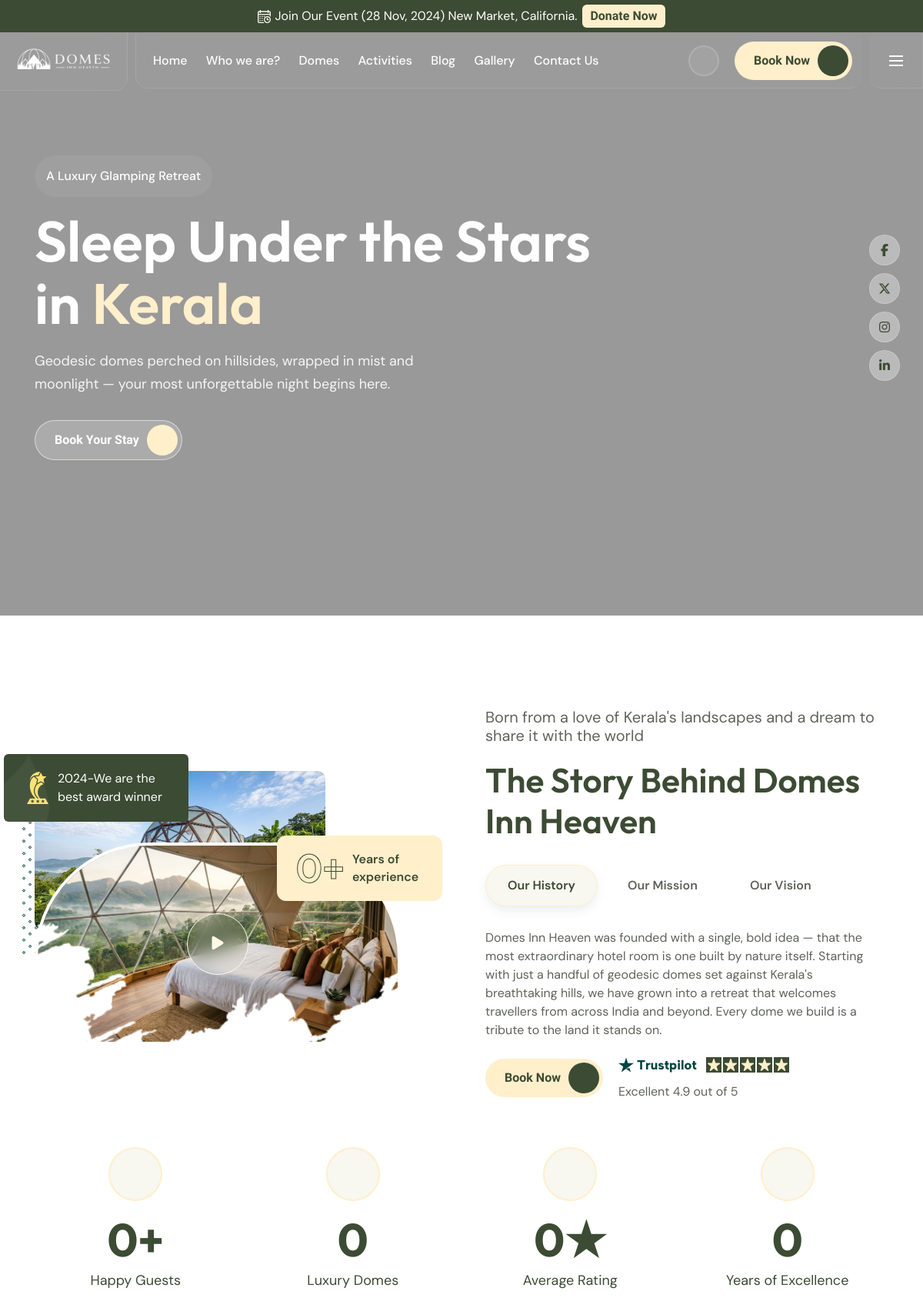
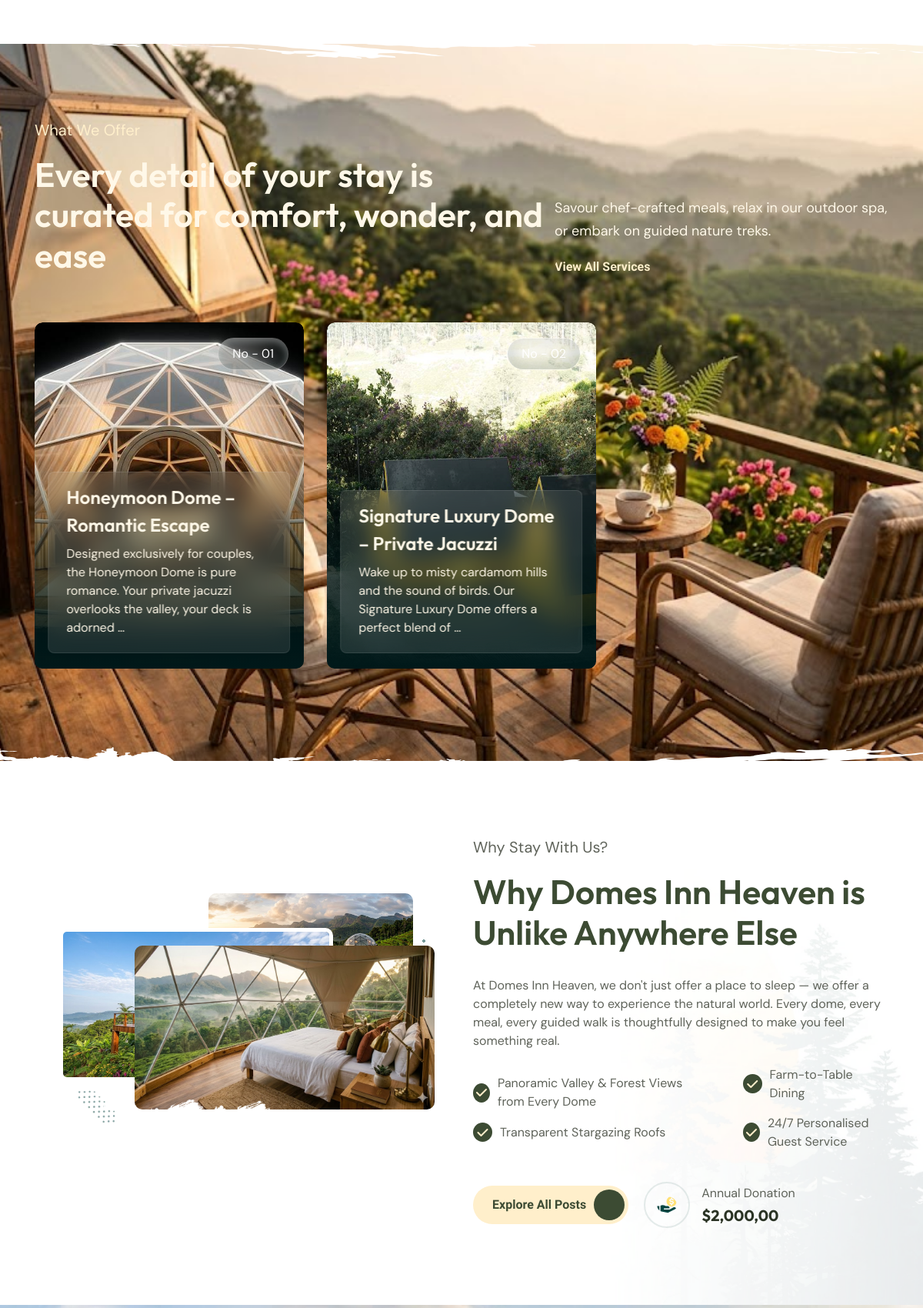
The page / (upper part) on the database its author committed (2 pictures, top to bottom).
### domesinnheaven_app/models.py (models this page shows, shortened)
class OptimizedImageModel(models.Model):
    image_fields = []
    class Meta:
        abstract = True

class CampingPackage(OptimizedImageModel):
    image_fields = ["main_image"]
    name = models.CharField(max_length=200)
    slug = models.SlugField(unique=True, blank=True)
    description = models.TextField()
    main_image = models.ImageField(upload_to="camping/")
    check_in = models.CharField(max_length=20)
    check_out = models.CharField(max_length=20)
    normal_price = models.DecimalField(max_digits=10, decimal_places=2, null=True, blank=True)
    special_price = models.DecimalField(max_digits=10, decimal_places=2, null=True, blank=True)
    package_items = models.TextField()
    facilities = models.TextField()
    created_at = models.DateTimeField(auto_now_add=True)
    class Meta:
        verbose_name_plural = "Camping Packages"

### domesinnheaven_app/views.py (the view)
# urls.py: path('', views.home, name='home'),
def home(request):
    testimonials = Testimonial.objects.all().order_by("-created_at")[:5]
    camping_packages = CampingPackage.objects.all().order_by("-created_at")[:6]
    activities = Activity.objects.all().order_by("-created_at")[:6]
    blogs = Blog.objects.all().order_by("-created_at")[:3]
    return render(request, 'frontend/index.html', {
        'testimonials': testimonials,
        'camping_packages': camping_packages,
        'activities': activities,
        'blogs': blogs
    })

### domesinnheaven_app/context_processors.py (called while the page is built)
def _star_parts(rating: float) -> list[str]:
    rating = max(0.0, min(5.0, float(rating)))
    full = int(rating)
    remainder = rating - full
    half = 1 if remainder >= 0.25 and remainder < 0.75 else 0
    if remainder >= 0.75:
        full = min(5, full + 1)
    empty = max(0, 5 - full - half)
    return (["full"] * full) + (["half"] * half) + (["empty"] * empty)

def google_reviews(request) -> dict[str, Any]:
    rating = getattr(settings, "GOOGLE_REVIEW_RATING", 0.0)
    count = getattr(settings, "GOOGLE_REVIEW_COUNT", 0)
    url = getattr(settings, "GOOGLE_REVIEW_URL", "")
    return {
        "google_review_rating": rating,
        "google_review_count": count,
        "google_review_url": url,
        "google_review_stars": _star_parts(rating),
    }

def footer_packages(request) -> dict[str, Any]:
    packages = CampingPackage.objects.only("name", "slug").order_by("-created_at")[:5]
    return {"footer_packages": packages}

def admin_unread_contacts(request) -> dict[str, Any]:
    unread_contacts = 0
    unread_bookings = 0
    if request.user.is_authenticated and request.user.is_staff:
        unread_contacts = ContactMessage.objects.filter(is_read=False).count()
        unread_bookings = Booking.objects.filter(is_read=False).count()
    return {
        "admin_unread_contact_count": unread_contacts,
        "admin_unread_booking_count": unread_bookings,
        "admin_unread_enquiries_total": unread_contacts + unread_bookings
    }

### templates/frontend/index.html (shortened to what this page needs)
{% extends "frontend/base.html" %}
{% load static %}
{% block content %}
<main>
    <section class="hero-slider-active-1 hero-video-section" style="position: relative; overflow: hidden; height: 100vh; min-height: 700px; display: flex; align-items: center;">
        <video autoplay muted loop playsinline id="hero-video" style="position: absolute; top: 50%; left: 50%; min-width: 100%; min-height: 100%; width: auto; height: auto; z-index: -2; transform: translate(-50%, -50%); object-fit: cover;">
            <source src="{% static 'assets/img/new/video.mp4' %}" type="video/mp4">
        </video>
        <div class="overlay" style="position: absolute; top: 0; left: 0; width: 100%; height: 100%; background: rgba(0,0,0,0.4); z-index: -1;"></div>
        <div class="container" style="position: relative; z-index: 1;">
            <div class="row">
                <div class="col-xl-12">
                    <div class="hero-content-1">
                        <div class="subtitle animate__animated animate__fadeInUp" style="animation-delay: 0.3s;">
                            <span style="color: white;">A Luxury Glamping Retreat</span>
                        </div>
                        <div class="title animate__animated animate__fadeInUp" style="animation-delay: 0.5s;">
                            <h1 style="color: white;">
                                Sleep Under the Stars in <span>Kerala</span>
                            </h1>
                        </div>
                        <div class="text animate__animated animate__fadeInUp" style="animation-delay: 0.7s;">
                            <p style="color: rgba(255,255,255,0.9);">
                                Geodesic domes perched on hillsides, wrapped in mist and moonlight — your most unforgettable night begins here.
                            </p>
                        </div>
                        <div class="join-us animate__animated animate__fadeInUp" style="animation-delay: 0.9s;">
                            <a href="{% url 'booking' %}" class="e-primary-btn has-icon">
                                Book Your Stay
                                <span class="icon-wrap"><span class="icon"><i class="fa-regular fa-arrow-right"></i></span></span>
                            </a>
                        </div>
                    </div>
                </div>
            </div>
        </div>
        <div class="hero-slider-social">
            <div class="social-links">
                <a href="https://facebook.com"><i class="fab fa-facebook-f"></i></a>
                <a href="https://twitter.com"><i class="fab fa-x-twitter"></i></a>
                <a href="https://www.instagram.com"><i class="fab fa-instagram"></i></a>
                <a href="https://linkedin.com"><i class="fab fa-linkedin-in"></i></a>
            </div>
        </div>
    </section>
	<section class="about-us-section m-t-120 m-t-md-100 m-t-xs-40">
		<div class="container">
			<div class="row align-items-center">
				<div class="col-xl-6">
					<div class="shape-wrapped-thumb-1" data-aos="fade-up" data-aos-duration="1000" data-aos-delay="200">
						<img src="{% static 'assets/img/new/4.jpeg' %}" alt="thumb"/>
						<div class="experience-shape-2">
							<h3>
								<span class="purecounter" data-purecounter-duration="2" data-purecounter-end="29">0</span>+
							</h3>
							<p>Years of experience</p>
						</div>
						<div class="award-shape" style="background-image: url('{% static "assets/img/shapes/shape-18.webp" %}')">
							<img src="{% static 'assets/img/icons/icon-6.svg' %}" alt="icon"/>
							<p>2024-We are the best award winner</p>
						</div>
						<div class="box-shape">
							<img src="{% static 'assets/img/shapes/shape-14.webp' %}" alt="box-shape"/>
						</div>
						<div class="positioned-shape">
							<div class="shape-wrapped-thumb-2">
								<div class="video-thumb">
									<img src="{% static 'assets/img/new/5.jpeg' %}" alt="thumb"/>
									<a href="https://www.youtube.com/watch?v=fLeJJPxua3E&amp;ab_channel=Motiversity" data-fancybox="" class="video-play-btn">
										<i class="fa-solid fa-play"></i>
									</a>
								</div>
								<div class="vector-shape">
									<img src="{% static 'assets/img/shapes/shape-19.webp' %}" alt="vector-shape"/>
								</div>
							</div>
						</div>
					</div>
				</div>
				<div class="col-xl-6">
					<div class="about-us-content px-xxl-5 px-3" data-aos="fade-up" data-aos-duration="1000" data-aos-delay="400">
						<div class="common-subtitle">
							<span>Born from a love of Kerala's landscapes and a dream to share it with the world</span>
						</div>
						<div class="common-title text-start">
							<h2>The Story Behind Domes Inn Heaven</h2>
						</div>
						<div class="c-tabs-wrapper">
							<ul class="nav nav-tabs" id="myTab" role="tablist">
								<li class="nav-item" role="presentation">
									<button class="nav-link active" id="c-tab-1" data-bs-toggle="tab" data-bs-target="#c-tab-1-pane" type="button" role="tab" aria-controls="c-tab-1-pane" aria-selected="true">
										Our History
									</button>
								</li>
								<li class="nav-item" role="presentation">
									<button class="nav-link" id="c-tab-2" data-bs-toggle="tab" data-bs-target="#c-tab-2-pane" type="button" role="tab" aria-controls="c-tab-2-pane" aria-selected="false">
										Our Mission
									</button>
								</li>
								<li class="nav-item" role="presentation">
									<button class="nav-link" id="c-tab-3" data-bs-toggle="tab" data-bs-target="#c-tab-3-pane" type="button" role="tab" aria-controls="c-tab-3-pane" aria-selected="false">
										Our Vision
									</button>
								</li>
							</ul>
							<div class="tab-content" id="myTabContent">
								<div class="tab-pane fade show active" id="c-tab-1-pane" role="tabpanel" aria-labelledby="c-tab-1" tabindex="0">
									<div class="text">
										<p>
											Domes Inn Heaven was founded with a single, bold idea — that the most extraordinary hotel room is one built by nature itself. Starting with just a handful of geodesic domes set against Kerala's breathtaking hills, we have grown into a retreat that welcomes travellers from across India and beyond. Every dome we build is a tribute to the land it stands on.
										</p>
									</div>
								</div>
							</div>
						</div>
						<div class="annual-donation-wrap">
							<a href="{% url 'booking' %}" class="e-primary-btn has-icon">
								Book Now
								<span class="icon-wrap"><span class="icon"><i class="fa-regular fa-arrow-right"></i></span></span>
							</a>
							<div class="rating-wrap">
								<div class="star-rating">
									<img src="{% static 'assets/img/logo/logo-8.svg' %}" alt="logo"/>
									<div class="stars">
										<i class="fa-solid fa-star-sharp"></i>
										<i class="fa-solid fa-star-sharp"></i>
										<i class="fa-solid fa-star-sharp"></i>
										<i class="fa-solid fa-star-sharp"></i>
										<i class="fa-solid fa-star-sharp"></i>
									</div>
								</div>
								<p>Excellent 4.9 out of 5</p>
							</div>
						</div>
					</div>
				</div>
			</div>
		</div>
	</section>
	<section class="company-achievements-section m-t-60 m-t-xs-40">
		<div class="container">
			<div class="company-achievements" data-aos="fade-up" data-aos-delay="200" data-aos-duration="1000">
				<div class="achievement">
					<i class="fa-light fa-users-medical"></i>
					<h2>
						<span class="purecounter" data-purecounter-duration="2" data-purecounter-end="500">0</span>+
					</h2>
					<p>Happy Guests</p>
				</div>
				<div class="achievement">
					<i class="fa-light fa-lightbulb-exclamation-on"></i>
					<h2>
						<span class="purecounter" data-purecounter-duration="2" data-purecounter-end="8">0</span>
					</h2>
					<p>Luxury Domes</p>
				</div>
				<div class="achievement">
					<i class="fa-light fa-thumbs-up"></i>
					<h2>
						<span class="purecounter" data-purecounter-duration="2" data-purecounter-end="4.9">0</span>★
					</h2>
					<p>Average Rating</p>
				</div>
				<div class="achievement">
					<i class="fa-light fa-chart-mixed"></i>
					<h2>
						<span class="purecounter" data-purecounter-duration="2" data-purecounter-end="3">0</span>
					</h2>
					<p>Years of Excellence</p>
				</div>
			</div>
		</div>
	</section>
	<section class="what-we-do-section m-t-80 m-t-xs-40 p-t-100 p-b-120 p-b-md-100 p-t-xs-40 p-b-xs-40" style="background-image: url('{% static "assets/img/new/7.jpeg" %}')">
		<div class="container">
			<div class="section-top-2">
				<div class="left">
					<div class="common-subtitle" data-aos="fade-up" data-aos-duration="1000" data-aos-delay="200">
						<span>What We Offer</span>
					</div>
					<div class="common-title text-start" data-aos="fade-up" data-aos-duration="1000" data-aos-delay="400">
						<h2>Every detail of your stay is curated for comfort, wonder, and ease</h2>
					</div>
				</div>
				<div class="right" data-aos="fade-up" data-aos-duration="1000" data-aos-delay="600">
					<p>
						Savour chef-crafted meals, relax in our outdoor spa, or embark on guided nature treks.
					</p>
					<a href="{% url 'services' %}" class="service-btn e-primary-btn has-icon">
						View All Services
						<span class="icon-wrap">
							<span class="icon"><i class="fa-regular fa-arrow-right"></i></span>
		                </span>
					</a>
				</div>
			</div>
			<div class="row row-gap-md-5 row-gap-4" data-aos="fade-up" data-aos-duration="1000" data-aos-delay="800">
				{% for package in camping_packages %}
				<div class="col-xl-4 col-md-6 col-sm-12">
					<div class="project-card">
						<div class="thumb">
							<a href="{% url 'package_details' package.slug %}">
								<img src="{{ package.main_image.url }}" alt="{{ package.name }}"/>
							</a>
							<div class="number">
								<a href="{% url 'package_details' package.slug %}">No - 0{{ forloop.counter }}</a>
							</div>
							<div class="content">
								<h5>{{ package.name }}</h5>
								<p>
									{{ package.description|truncatewords:20|safe }}
								</p>
							</div>
						</div>
					</div>
				</div>
				{% empty %}
				<div class="col-12 text-center">
					<p>No camping packages available at the moment.</p>
				</div>
				{% endfor %}
			</div>
		</div>
		<div class="shape-10">
			<img src="{% static 'assets/img/shapes/shape-10.webp' %}" alt="shape-10"/>
		</div>
		<div class="shape-11">
			<img src="{% static 'assets/img/shapes/shape-11.webp' %}" alt="shape-11"/>
		</div>
	</section>
	<section class="why-us-section p-t-100 p-b-100 p-t-xs-40 p-b-xs-40" style="background-image: url('{% static "assets/img/bg/why-us-bg.webp" %}')">
		<div class="container">
			<div class="row row-gap-5 align-items-center">
				<div class="col-xl-6">
					<div class="thumb px-xl-5 left" data-aos="fade-up" data-aos-delay="200" data-aos-duration="1000">
						<div class="thumb-1">
							<img alt="thumb-1" src="{% static 'assets/img/new/1.jpeg' %}">
							<div class="s-shape-1"><img alt="shape-1" src="{% static 'assets/img/shapes/shape-14.webp' %}"></div>
						</div>
						<div class="thumb-2"><img alt="thumb-2" src="{% static 'assets/img/new/4.jpeg' %}"></div>
						<div class="thumb-3">
							<div class="shape-wrapped-thumb">
								<img alt="thumb-3" src="{% static 'assets/img/new/5.jpeg' %}">
								<div class="s-shape-1"><img alt="shape-1" src="{% static 'assets/img/shapes/shape-13.webp' %}"></div>
								<div class="s-shape-2"><img alt="shape-2" src="{% static 'assets/img/shapes/shape-15.webp' %}"></div>
							</div>
						</div>
					</div>
				</div>
				<div class="col-xl-6">
					<div class="why-us-content" data-aos="fade-up" data-aos-delay="400" data-aos-duration="1000">
						<div class="common-subtitle">
							 <span>Why Stay With Us?</span>
						</div>
						<div class="common-title text-start">
							<h2>Why Domes Inn Heaven is Unlike Anywhere Else</h2>
						</div>
						<div class="text">
							<p>At Domes Inn Heaven, we don't just offer a place to sleep — we offer a completely new way to experience the natural world. Every dome, every meal, every guided walk is thoughtfully designed to make you feel something real.</p>
						</div>
						<div class="services">
							<div class="service-left">
								<div class="service">
									<i class="fa-solid fa-check"></i>
									<p>Panoramic Valley & Forest Views from Every Dome</p>
								</div>
								<div class="service">
									<i class="fa-solid fa-check"></i>
									<p>Transparent Stargazing Roofs</p>
								</div>
							</div>
							<div class="service-right">
								<div class="service">
									<i class="fa-solid fa-check"></i>
									<p>Farm-to-Table Dining</p>
								</div>
								<div class="service">
									<i class="fa-solid fa-check"></i>
									<p>24/7 Personalised Guest Service</p>
								</div>
							</div>
						</div>
						<div class="annual-donation-wrap">
							<a class="e-primary-btn has-icon" href="{% url 'activities' %}">Explore All Posts
								<span class="icon-wrap"><span class="icon"> <i class="fa-regular fa-arrow-right"></i></span></span></a>
							<div class="annual-donation">
								<img alt="icon-4" src="{% static 'assets/img/icons/icon-4.svg' %}">
								<div class="annual-text">
									<p>Annual Donation</p>
									<h5>$2,000,00</h5>
								</div>
							</div>
						</div>
					</div>
				</div>
			</div>
		</div>
	</section>
	<section class="our-camping-section overflow-x-clip p-t-60 p-b-60 p-t-xs-40 p-b-xs-40" style="background-image: url('{% static "assets/img/new/11.jpeg" %}')">
	</section>
</main>
{% endblock %}

### rows shown on the page
CampingPackage: main_image (picture), name "Honeymoon Dome – Romantic Escape", description "Designed exclusively for couples, the Honeymoon Dome is pure romance. Your private jacuzzi overlooks the valley, your deck is adorned …"
CampingPackage: main_image (picture), name "Signature Luxury Dome – Private Jacuzzi", description "Wake up to misty cardamom hills and the sound of birds. Our Signature Luxury Dome offers a perfect blend of …"
